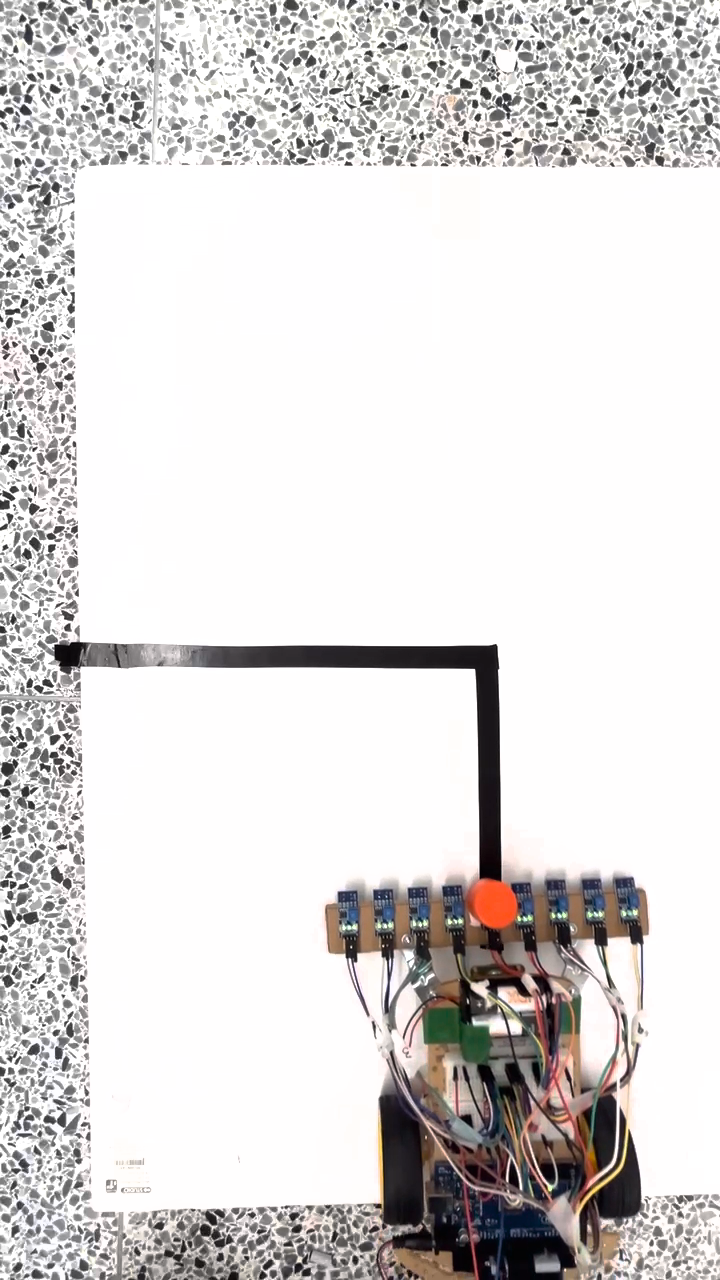
#> input picture frame 13 of Angular Variation Trials/90 deg/IMG_775.mov, 720 x 1280 px
$ python everythingcombined.py
#> lines starting #> are read from the running program, lines starting #| are printed output that depends on the picture; after the words box and inside, x2 and y2 are one past the last pixel; in counts of white or black regions, pixels touching at a corner belong together
import cv2
import numpy as np
import csv
import os
import matplotlib.pyplot as plt
from scipy.spatial import cKDTree

### --- CONFIG --- ###
video_path = "C:\\Users\\qazia\\Desktop\\S.K.I.B. Code\\90 deg\\IMG_775.mov"
tape_img_path = "C:\\Users\\qazia\\Desktop\\S.K.I.B. Code\\90 deg\\TapeStill.png"
output_image_red = 'path_red.png'
output_image_black = 'path_black.png'
deviation_csv = 'deviation_data.csv'
deviation_output_image = 'deviation_output.png'

### --- PART 1: Extract bot path from video --- ###
min_contour_area = 200
min_circularity = 0.4
positions = []

cap = cv2.VideoCapture(video_path)
frame_width, frame_height = None, None

while cap.isOpened():
    ret, frame = cap.read()
#> frame is the input picture: shape (1280, 720, 3); mean B, G, R 216.3, 216.8, 219.6
    if not ret:
        break

    if frame_width is None or frame_height is None:
        frame_height, frame_width = frame.shape[:2]
#> frame_height = 1280; frame_width = 720

    hsv = cv2.cvtColor(frame, cv2.COLOR_BGR2HSV)
#> hsv: shape (1280, 720, 3); mean H, S, V 30.4, 10.5, 220.1
    lower_orange = np.array([0, 120, 120])
    upper_orange = np.array([20, 255, 255])
    mask = cv2.inRange(hsv, lower_orange, upper_orange)
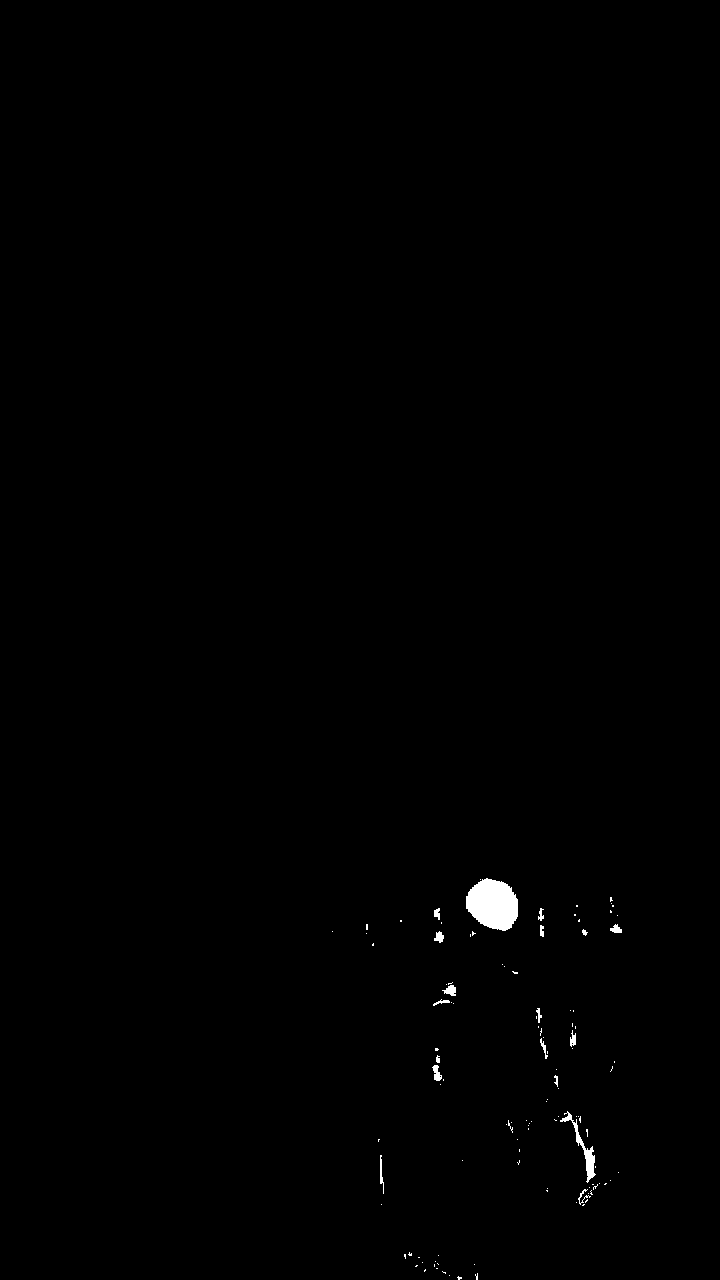
#> mask: shape (1280, 720); 0.4% white; 112 white regions (94 under 20 px), largest, box (x1, y1, x2, y2) and area: (466, 878, 518, 931) 2051, (560, 1111, 596, 1183) 441, (442, 985, 456, 996) 96

    kernel = np.ones((5, 5), np.uint8)
    mask = cv2.morphologyEx(mask, cv2.MORPH_OPEN, kernel)
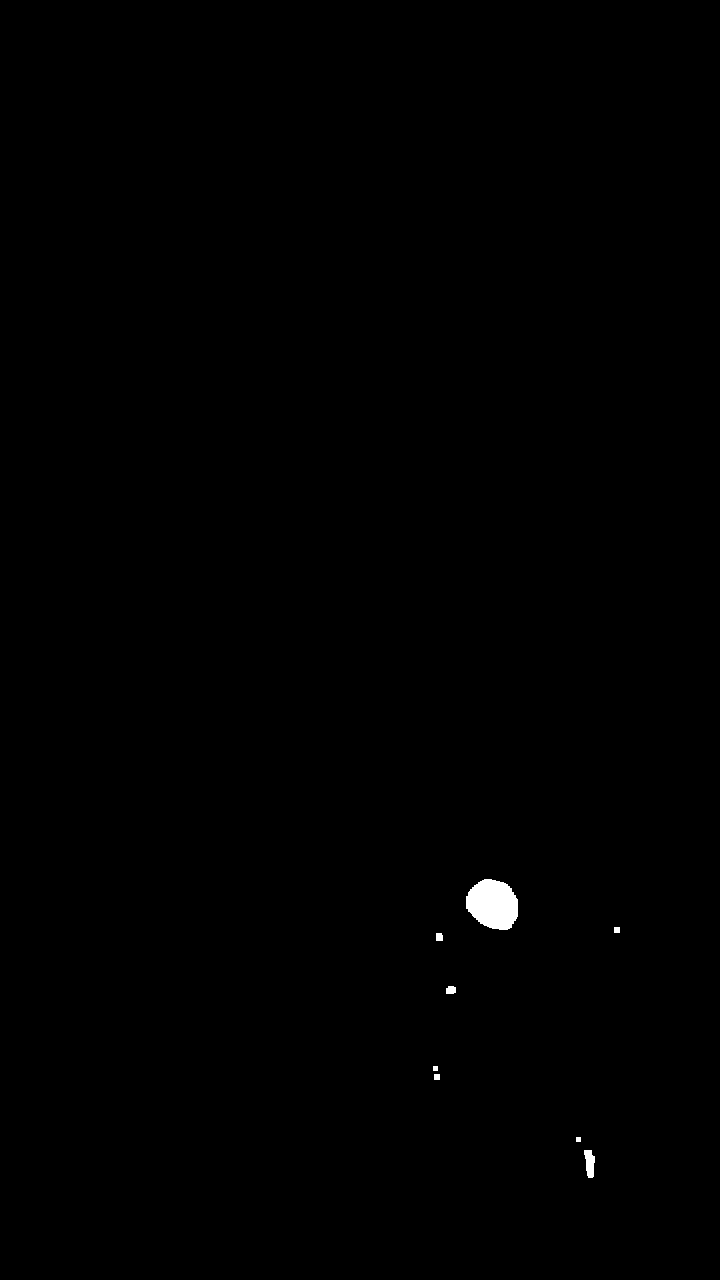
#> mask: shape (1280, 720); 0.27% white; 8 white regions, largest, box (x1, y1, x2, y2) and area: (466, 879, 518, 930) 2040, (584, 1150, 595, 1178) 224, (446, 986, 456, 994) 72
    mask = cv2.morphologyEx(mask, cv2.MORPH_CLOSE, kernel)
#> mask: shape (1280, 720); 0.27% white; 7 white regions

    contours, _ = cv2.findContours(mask, cv2.RETR_EXTERNAL, cv2.CHAIN_APPROX_SIMPLE)
#> contours = 7 contours, 1 with area under 20; largest, box (x1, y1, x2, y2) and area: (466, 879, 518, 930) 1959, (584, 1150, 595, 1178) 190, (446, 986, 456, 994) 56, (433, 1066, 440, 1080) 54, (436, 933, 443, 941) 40, (614, 927, 620, 933) 25

    for cnt in contours:
        area = cv2.contourArea(cnt)
        perimeter = cv2.arcLength(cnt, True)
        if perimeter == 0:
            continue
        circularity = 4 * np.pi * area / (perimeter ** 2)

        if area > min_contour_area and circularity > min_circularity:
            (x, y), _ = cv2.minEnclosingCircle(cnt)
            positions.append((int(x), int(y)))
            break
#> this loop made 7 passes
#> (area, perimeter, circularity, x, y) on pass 7: (1959, 177.4, 0.782, 492.4, 905.9)
#> (area, perimeter, circularity) on passes 1, 3, 4, 5: (190, 69.31, 0.497), (54, 36.83, 0.5), (56.5, 30.24, 0.776), (40.5, 25.41, 0.788)
#> after the loop, positions = [(492, 905)]

cap.release()

### --- PART 2: Extract and align tape path (skeleton) --- ###
# [12 lines left out: function skeletonize, not called in this run]


tape_img = cv2.imread(tape_img_path)
resized_tape = cv2.resize(tape_img, (frame_width, frame_height))
gray = cv2.cvtColor(resized_tape, cv2.COLOR_BGR2GRAY)
blurred = cv2.GaussianBlur(gray, (7, 7), 0)
_, thresh = cv2.threshold(blurred, 50, 255, cv2.THRESH_BINARY_INV)
cleaned = cv2.morphologyEx(thresh, cv2.MORPH_OPEN, np.ones((5, 5), np.uint8))
contours, _ = cv2.findContours(cleaned, cv2.RETR_EXTERNAL, cv2.CHAIN_APPROX_NONE)
filtered_contours = [cnt for cnt in contours if cv2.contourArea(cnt) > 100]

tape_points = []
for cnt in filtered_contours:
    mask = np.zeros((frame_height, frame_width), dtype=np.uint8)
    cv2.drawContours(mask, [cnt], -1, 255, thickness=cv2.FILLED)
    skeleton = skeletonize(mask)
    ys, xs = np.where(skeleton == 255)
    tape_points += list(zip(xs, ys))

tape_points = sorted(tape_points, key=lambda p: p[1])  # top-to-bottom

tape_offset = 40
tape_points = tape_points[tape_offset::]

if tape_points and positions:
    dx = positions[0][0] - tape_points[-1][0]
    dy = positions[0][1] - tape_points[-1][1]
    aligned_tape_points = [(x + dx, y + dy) for (x, y) in tape_points]
else:
    aligned_tape_points = tape_points

### --- PART 3: Draw both paths --- ###
canvas1 = np.ones((frame_height, frame_width, 3), dtype=np.uint8) * 255
canvas2 = np.ones((frame_height, frame_width, 3), dtype=np.uint8) * 255

for i in range(len(aligned_tape_points) - 1):
    cv2.line(canvas2, aligned_tape_points[i], aligned_tape_points[i+1], (0, 0, 0), 2)
for i in range(1, len(positions)):
    cv2.line(canvas1, positions[i-1], positions[i], (0, 0, 255), 2)

cv2.imwrite(output_image_red, canvas1)
cv2.imwrite(output_image_black, canvas2)

### --- PART 4: Deviation Analysis --- ###
# [123 lines left out: functions interpolate_path, find_line_deviation, plot_deviation_area, not called in this run]

### --- Run Analysis --- ###
find_line_deviation(output_image_red, output_image_black, deviation_csv, deviation_output_image)
plot_deviation_area(deviation_csv)

$ run again, starting later in the video
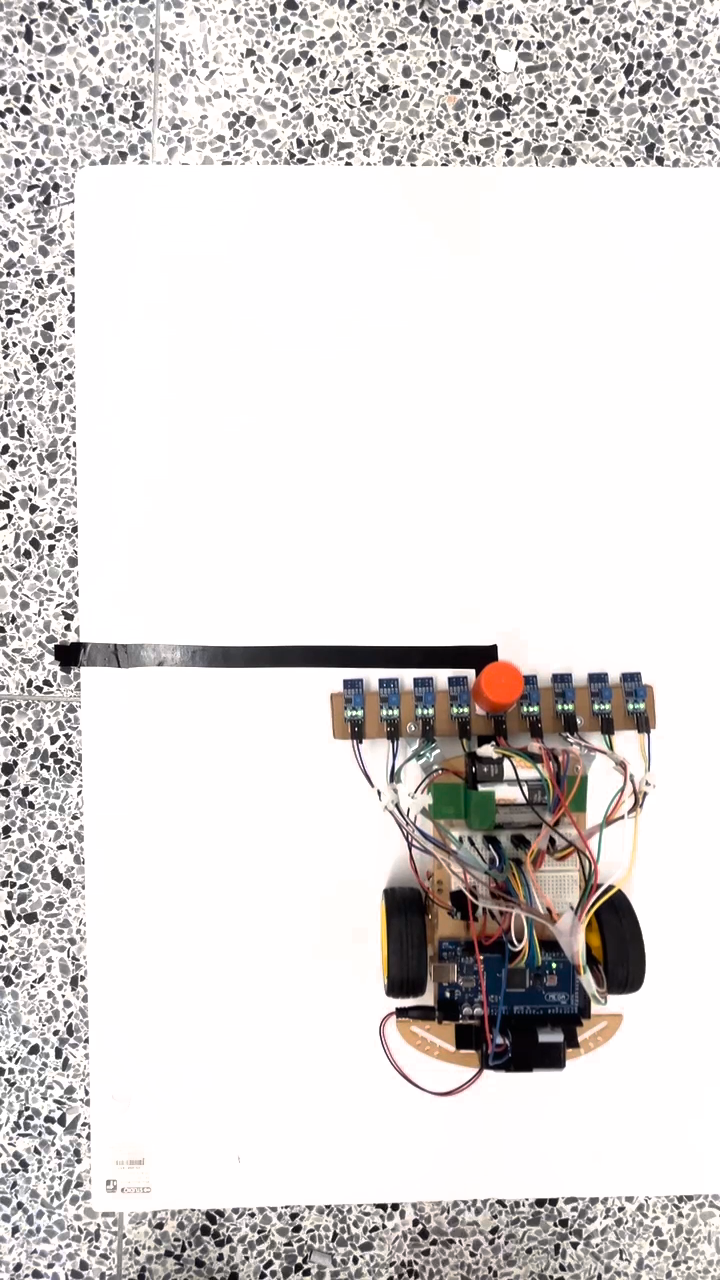
#> input picture frame 62 of Angular Variation Trials/90 deg/IMG_775.mov, 720 x 1280 px
#> frame is the input picture: shape (1280, 720, 3); mean B, G, R 215.2, 216, 219.4
#> hsv: shape (1280, 720, 3); mean H, S, V 41.6, 12.4, 220.1
#> `mask = cv2.inRange(hsv, lower_orange, upper_orange)`:
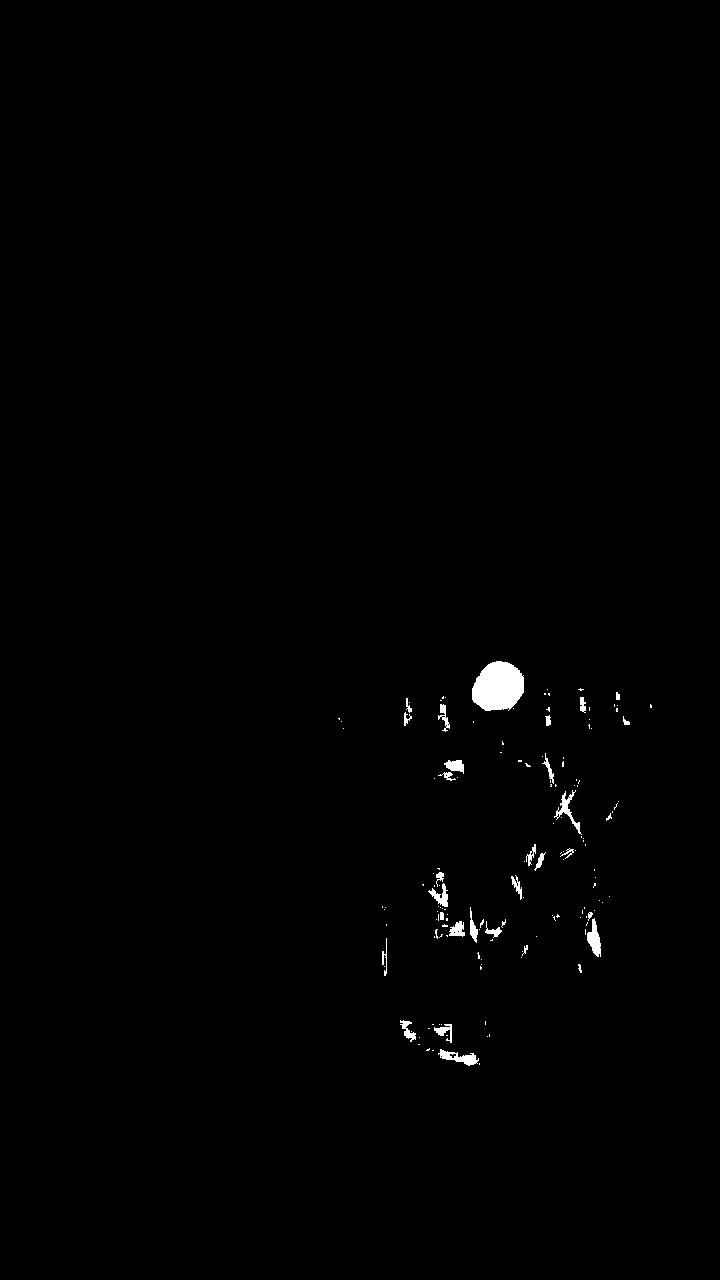
#> mask: shape (1280, 720); 0.6% white; 149 white regions (118 under 20 px), largest, box (x1, y1, x2, y2) and area: (472, 661, 524, 711) 2016, (587, 918, 601, 957) 305, (438, 1049, 479, 1066) 305
#> `mask = cv2.morphologyEx(mask, cv2.MORPH_OPEN, kernel)`:
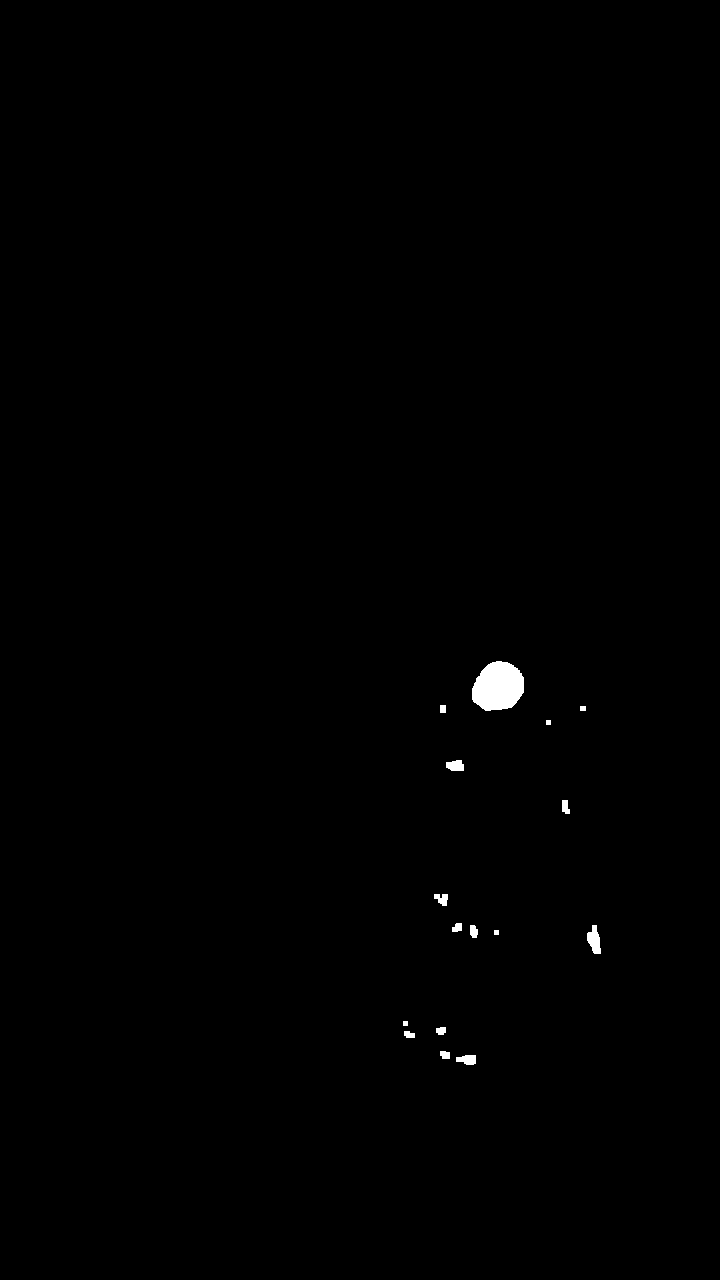
#> mask: shape (1280, 720); 0.36% white; 16 white regions, largest, box (x1, y1, x2, y2) and area: (472, 661, 524, 711) 2010, (587, 925, 601, 954) 266, (446, 760, 464, 771) 163
#> contours = 16 contours, 3 with area under 20; largest, box (x1, y1, x2, y2) and area: (472, 661, 524, 711) 1936, (587, 925, 601, 954) 230, (446, 760, 464, 771) 138, (456, 1055, 476, 1065) 130, (434, 894, 448, 906) 101
#> the loop `for cnt in contours:` made 7 passes
#> (area, perimeter, circularity, x, y) on pass 7: (230.5, 74.38, 0.523, 596, 939)
#> after the loop `for cnt in contours:`: positions = [(596, 939)]

$ run again, starting later in the video
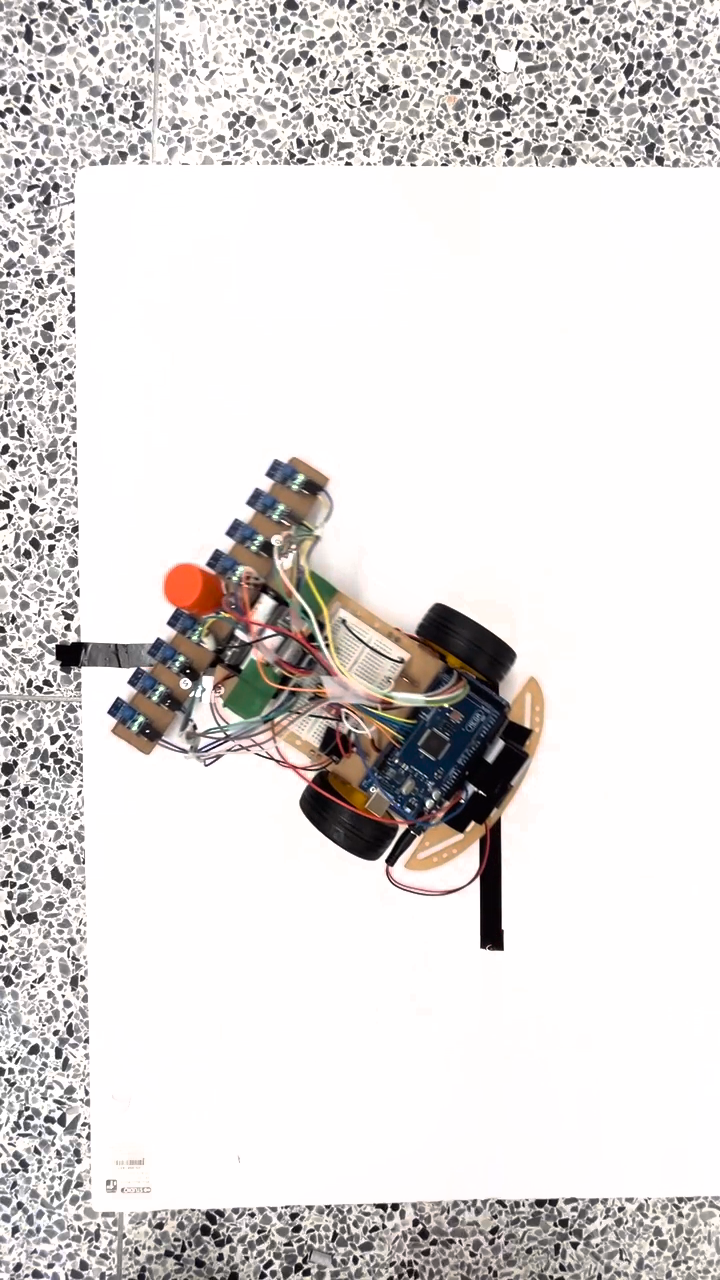
#> input picture frame 111 of Angular Variation Trials/90 deg/IMG_775.mov, 720 x 1280 px
#> frame is the input picture: shape (1280, 720, 3); mean B, G, R 216.9, 217.9, 221.4
#> hsv: shape (1280, 720, 3); mean H, S, V 40.8, 12, 222.1
#> `mask = cv2.inRange(hsv, lower_orange, upper_orange)`:
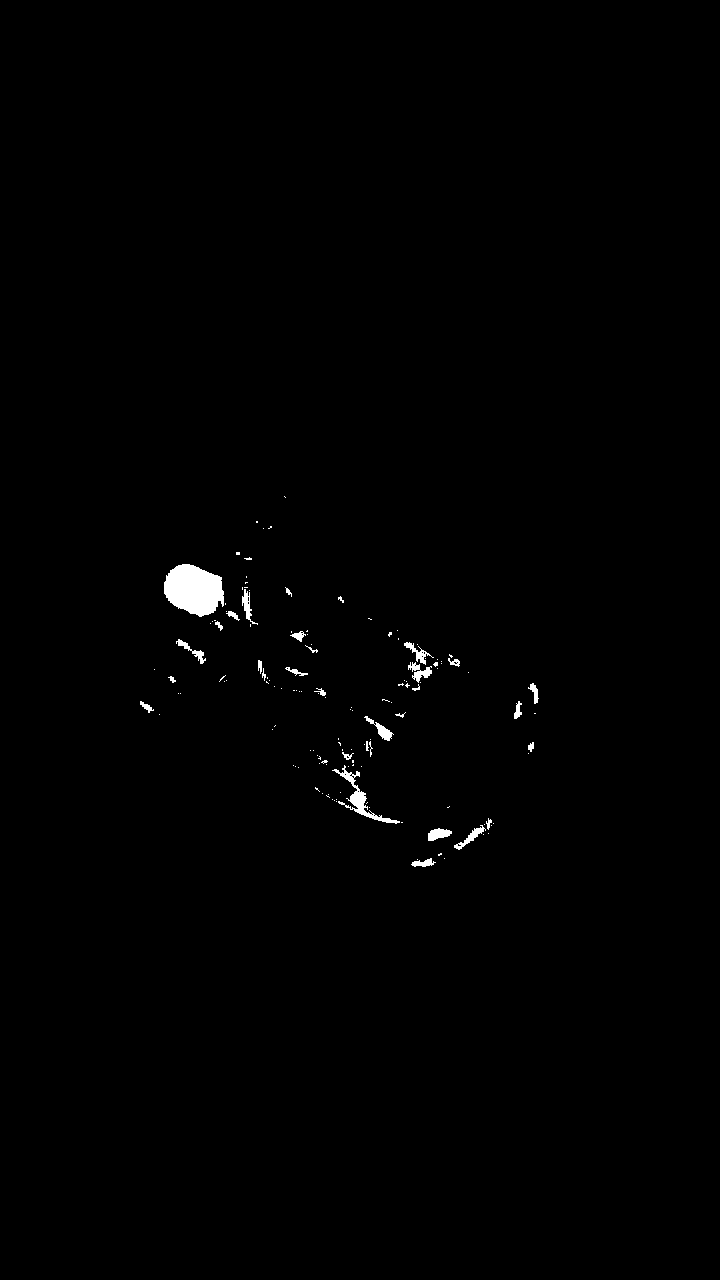
#> mask: shape (1280, 720); 0.62% white; 139 white regions (107 under 20 px), largest, box (x1, y1, x2, y2) and area: (164, 564, 224, 617) 2331, (332, 765, 400, 824) 656, (408, 662, 432, 683) 221
#> `mask = cv2.morphologyEx(mask, cv2.MORPH_OPEN, kernel)`:
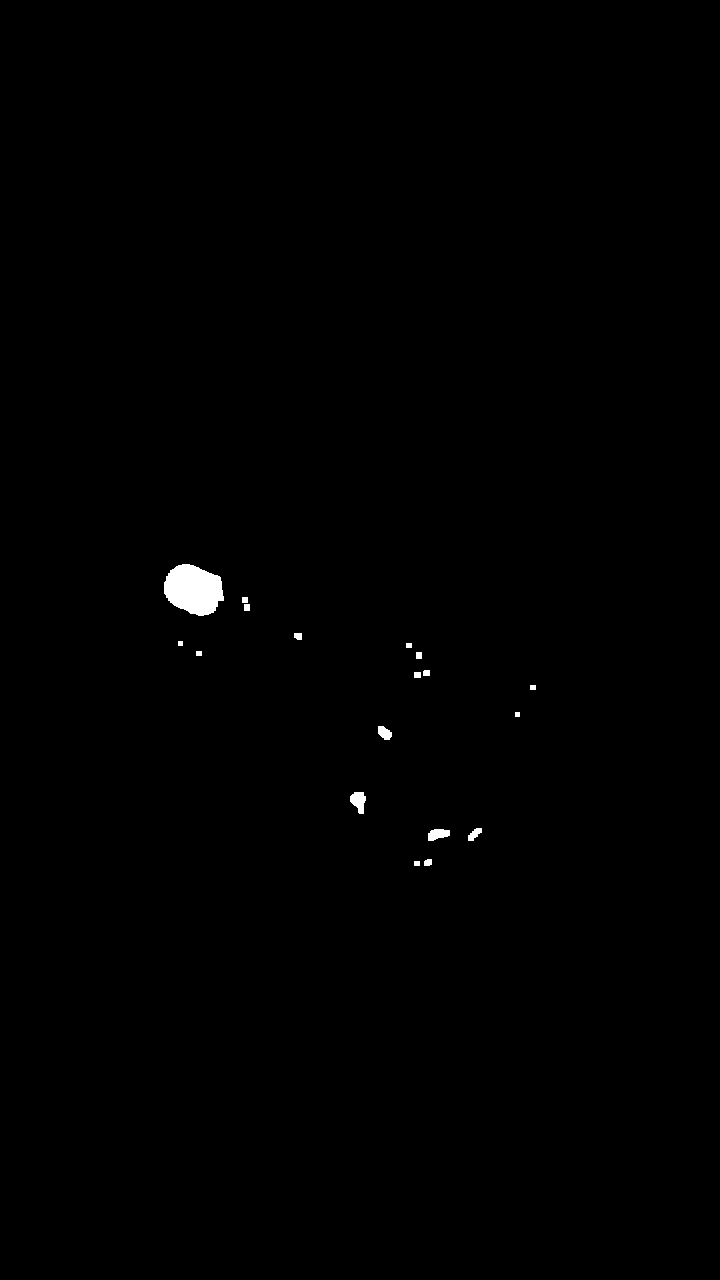
#> mask: shape (1280, 720); 0.38% white; 18 white regions, largest, box (x1, y1, x2, y2) and area: (164, 564, 224, 616) 2305, (350, 792, 366, 814) 237, (428, 829, 450, 841) 195
#> contours = 15 contours, 2 with area under 20; largest, box (x1, y1, x2, y2) and area: (164, 564, 224, 616) 2218, (350, 792, 366, 814) 207, (428, 829, 450, 841) 166, (378, 726, 392, 740) 119, (468, 828, 482, 841) 84
#> the loop `for cnt in contours:` made 4 passes
#> (area, perimeter, circularity, x, y) on pass 4: (207, 63.8, 0.639, 358.5, 802.5)
#> after the loop `for cnt in contours:`: positions = [(358, 802)]
